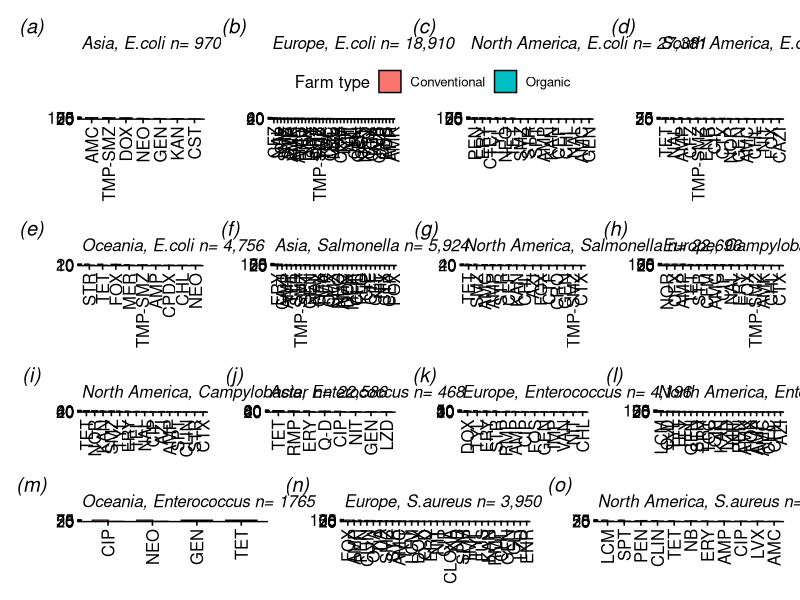
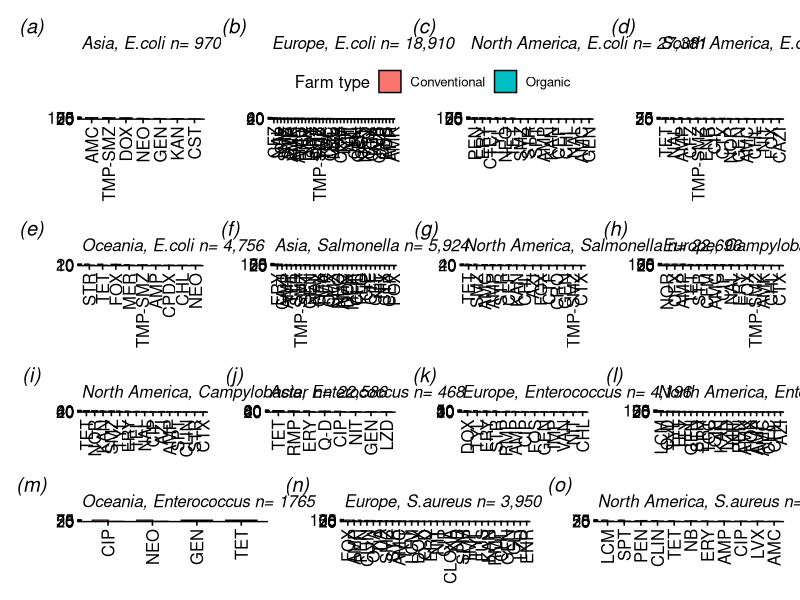

Generate these figures, in order, with R:
library(tidyverse)
library(ggplot2)
library(ggpubr)
library(patchwork)

#Load data
main_data <- read_csv("conv.csv")




data1 <- main_data%>%
  mutate(
    continent =
      ifelse(continent == "Oceania", 
             "New Zealand", continent
      )
  )





data1 <- main_data %>%
  group_by(country) %>%
  select("continent",
         "doi",
         "farm_type",
         "host",
         "antimicrobial_compound",
         "antimicrobial_class",
         "pathogen",
         "percent_resistant",
         "no_isolates_resistant",
         "no_isolates_susceptible",
         "no_isolates_intermidiate",
         "no_isolates" )

#changing percentage resistance into numeric class and rounding off  
data1$percent_resistant <- as.numeric(as.character
                                          (data1$percent_resistant))

data1$percent_resistant <- round(data1$percent_resistant, digits = 0)

data2 <- data1 %>%
  select("doi",
    "continent",
         "farm_type",
         "host",
         "antimicrobial_compound",
         "antimicrobial_class",
         "pathogen",
         "percent_resistant",
    "no_isolates_resistant",
    "no_isolates_susceptible",
    "no_isolates_intermidiate",
         "no_isolates" )



data3 <- data2 %>%select("continent",
                        "doi",
                         "farm_type",
                        "host",
                         "antimicrobial_compound",
                        "pathogen",
                         "percent_resistant", "no_isolates")%>%
filter(pathogen != "Arcanobacterium pyogenes", pathogen != "Corynebacterium bovis",
           pathogen != "Environmental streptococci")
 

#changing percentage resistance into numeric class and rounding off  
data3$percent_resistant <- as.numeric(as.character
                                      (data3$percent_resistant))

data3$percent_resistant <- round(data3$percent_resistant, digits = 0)
#####################################################################################

ecoli<- subset(data3, pathogen == "E.coli")
#create a function to return the number of resistant isolates
new.function1 <- function(x,y) {
  (x*y)/100}

ResIsoEcoli <- mapply(new.function1, ecoli$percent_resistant, ecoli$no_isolates)
ResIsoEcoli <- round(ResIsoEcoli, digits = 0)
AMR.tmp.ecoli <- cbind(ecoli, ResIsoEcoli)

#determine total NIsolates
EcoliNIsolates <- aggregate(no_isolates ~ doi + continent + farm_type + 
                             antimicrobial_compound + pathogen + percent_resistant+
                             ResIsoEcoli, data = AMR.tmp.ecoli, FUN = sum)


EcoliNIsolates$no_isolates <- sapply(EcoliNIsolates$no_isolates, function(x) sum(unlist(x)))

#aggregate all resistant isolates and all NIsolates by speciesag, compound and region
ecolires <- aggregate(ResIsoEcoli ~ antimicrobial_compound  + farm_type+
                       continent, 
                     data = AMR.tmp.ecoli, FUN = sum)
ecoliAll <- aggregate(no_isolates ~ antimicrobial_compound  + farm_type+
                       continent, 
                     data = AMR.tmp.ecoli, FUN = sum)
#and divide ResIso/NIsolates to return true mean
EcoliMean <- round((ecolires$ResIsoEcoli /ecoliAll$no_isolates)*100, digits = 0)
EcoliMeanDF <- as.data.frame(cbind(ecolires$antimicrobial_compound,
                                  ecolires$farm_type, ecolires$continent,
                                  EcoliMean, ecoliAll$no_isolates))
colnames(EcoliMeanDF) <- c("antimicrobial_compound","farm_type","continent",
                           "Mean","no_isolates")
EcoliMeanDF$Mean <- as.numeric(as.character(EcoliMeanDF$Mean))
EcoliMeanDF$no_isolates <- as.numeric(as.character(EcoliMeanDF$no_isolates))
#restrict display drug pairings where NIsolates > 10
EcoliMeanDF = EcoliMeanDF[which(EcoliMeanDF$no_isolates >= 10),]

# Compute the 95% CI of proportion where x = p_hat and y = n two tailed z = 1.96
CI.function <- function(x,y) {
  x + c(-1.96,1.96)*sqrt(x*(1-x)/y)}

#95% CI
CIecoli<- as.data.frame(t(mapply(CI.function, EcoliMeanDF$Mean/100, EcoliMeanDF$no_isolates)))
EcoliMeanDF <-cbind(EcoliMeanDF, round(CIecoli*100, digits = 0))
colnames(EcoliMeanDF) <- c("antimicrobial_compound", "farm_type","continent",
                         "Mean","no_isolates","CILow","CIHigh")
EcoliMeanDF$CILow[EcoliMeanDF$CILow < 0] = 0
EcoliMeanDF$CIHigh[EcoliMeanDF$CIHigh >100] = 100

##remove data with less than 1% resistance
EcoliMeanDF <- EcoliMeanDF%>%
  filter(Mean>1)




  
##Ecoli bars  

##Europe
europe.ecoli <- EcoliMeanDF %>%
  filter(continent == "Europe")

europe.ecoli<- europe.ecoli[order(-europe.ecoli$Mean), ]

europe.ecoli.plot <- ggbarplot(europe.ecoli, "antimicrobial_compound", "Mean", 
                               fill = "farm_type", position = position_dodge(0.7),
                               subtitle = "Europe, E.coli n= 18,910",
                               xlab = FALSE, ylab = FALSE,
                               legend.title = "Farm type",
                                font.subtitle = "italic")+
  rotate_x_text(90)+
  geom_linerange(aes(group = farm_type, ymax = CIHigh, ymin = CILow),
                 position = position_dodge(width = 0.7))





#Asia 
asia.ecoli <- EcoliMeanDF %>%
  filter(continent == "Asia")

##Ordering bar graphs in descending order
asia.ecoli<- asia.ecoli[order(-asia.ecoli$Mean), ]

asia.ecoli.plot <- ggbarplot(asia.ecoli, "antimicrobial_compound", "Mean", 
                             fill = "farm_type", position = position_dodge(0.7),
                             subtitle = "Asia, E.coli n= 970",
                             xlab = FALSE, ylab = FALSE,
                             legend.title = "Farm type",
                             font.subtitle = "italic")+
  rotate_x_text(90)+
  geom_linerange(aes(group = farm_type, ymax = CIHigh, ymin = CILow),
                 position = position_dodge(width = 0.7))




##North America

N.A.ecoli <- EcoliMeanDF %>%
  filter(continent == "North America")

N.A.ecoli<- N.A.ecoli[order(-N.A.ecoli$Mean), ]

N.A.ecoli.plot <- ggbarplot(N.A.ecoli, "antimicrobial_compound", "Mean", 
                            fill = "farm_type", position = position_dodge(0.7),
                            subtitle = "North America, E.coli n= 27,381",
                            xlab = FALSE, ylab = FALSE,
                            legend.title = "Farm type",
                             font.subtitle = "italic")+
  rotate_x_text(90)+
  geom_linerange(aes(group = farm_type, ymax = CIHigh, ymin = CILow),
                 position = position_dodge(width = 0.7))





#Oceania

oceania.ecoli <- EcoliMeanDF %>%
  filter(continent == "Oceania")

oceania.ecoli<- oceania.ecoli[order(-oceania.ecoli$Mean), ]

oceania.ecoli.plot <- ggbarplot(oceania.ecoli, "antimicrobial_compound", "Mean", 
                                fill = "farm_type", position = position_dodge(0.7),
                                subtitle = "Oceania, E.coli n= 4,756",
                                xlab = FALSE, ylab = FALSE,
                                legend.title = "Farm type", 
                               font.subtitle = "italic")+
  rotate_x_text(90)+
  geom_linerange(aes(group = farm_type, ymax = CIHigh, ymin = CILow),
                 position = position_dodge(width = 0.7))



#South america

S.A.ecoli <- EcoliMeanDF %>%
  filter(continent == "South America")

S.A.ecoli<- S.A.ecoli[order(-S.A.ecoli$Mean), ]

S.A.ecoli.plot <- ggbarplot(S.A.ecoli, "antimicrobial_compound", "Mean", 
                            fill = "farm_type", position = position_dodge(0.7),
                            subtitle = "South America, E.coli n= 2340",
                            xlab = FALSE, ylab = FALSE,
                            legend.title = "Farm type", 
                             font.subtitle = "italic")+
  rotate_x_text(90)+
  geom_linerange(aes(group = farm_type, ymax = CIHigh, ymin = CILow),
                 position = position_dodge(width = 0.7))







##Enterococcus data

entero<- subset(data3, pathogen == "Enterococcus")
#create a function to return the number of resistant isolates
new.function1 <- function(x,y) {
  (x*y)/100}

ResIsoEntero <- mapply(new.function1, entero$percent_resistant, entero$no_isolates)
ResIsoEntero <- round(ResIsoEntero, digits = 0)
AMR.tmp.entero <- cbind(entero, ResIsoEntero)

#determine total NIsolates
EnteroNIsolates <- aggregate(no_isolates ~ doi + continent + farm_type + 
                              antimicrobial_compound + pathogen + percent_resistant+
                              ResIsoEntero, data = AMR.tmp.entero, FUN = sum)


EnteroNIsolates$no_isolates <- sapply(EnteroNIsolates$no_isolates, function(x) sum(unlist(x)))

#aggregate all resistant isolates and all NIsolates by speciesag, compound and region
enterores <- aggregate(ResIsoEntero ~ antimicrobial_compound  + farm_type+
                        continent, 
                      data = AMR.tmp.entero, FUN = sum)
enteroAll <- aggregate(no_isolates ~ antimicrobial_compound  + farm_type+
                        continent, 
                      data = AMR.tmp.entero, FUN = sum)
#and divide ResIso/NIsolates to return true mean
EnteroMean <- round((enterores$ResIsoEntero /enteroAll$no_isolates)*100, digits = 0)
EnteroMeanDF <- as.data.frame(cbind(enterores$antimicrobial_compound,
                                   enterores$farm_type, enterores$continent,
                                   EnteroMean, enteroAll$no_isolates))
colnames(EnteroMeanDF) <- c("antimicrobial_compound","farm_type","continent",
                           "Mean","no_isolates")
EnteroMeanDF$Mean <- as.numeric(as.character(EnteroMeanDF$Mean))
EnteroMeanDF$no_isolates <- as.numeric(as.character(EnteroMeanDF$no_isolates))

#restrict display drug pairings where NIsolates > 10
EnteroMeanDF = EnteroMeanDF[which(EnteroMeanDF$no_isolates >= 10),]

# Compute the 95% CI of proportion where x = p_hat and y = n two tailed z = 1.96
CI.function <- function(x,y) {
  x + c(-1.96,1.96)*sqrt(x*(1-x)/y)}

#95% CI
CIentero<- as.data.frame(t(mapply(CI.function, EnteroMeanDF$Mean/100,
                                  EnteroMeanDF$no_isolates)))
EnteroMeanDF <-cbind(EnteroMeanDF, round(CIentero*100, digits = 0))

colnames(EnteroMeanDF) <- c("antimicrobial_compound", "farm_type","continent",
                           "Mean","no_isolates","CILow","CIHigh")

EnteroMeanDF$CILow[EnteroMeanDF$CILow < 0] = 0
EnteroMeanDF$CIHigh[EnteroMeanDF$CIHigh >100] = 100

##remove data with less than 1% resistance
EnteroMeanDF <- EnteroMeanDF%>%
  filter(Mean>1)

###Bar plots

##Asia enterococcus bar plot

asia.entero <- EnteroMeanDF %>%
  filter(continent == "Asia")

asia.entero<- asia.entero[order(-asia.entero$Mean), ]

asia.entero.plot <- ggbarplot(asia.entero, "antimicrobial_compound", "Mean", 
                              fill = "farm_type", 
                              position = position_dodge(0.7),
                              subtitle = "Asia, Enterococcus n= 468",
                              xlab = FALSE, ylab = FALSE,
                              legend.title = "Farm type",
                             font.subtitle = "italic")+
  rotate_x_text(90)+
  geom_linerange(aes(group = farm_type, ymax = CIHigh, ymin = CILow),
                 position = position_dodge(width = 0.7))





##Europe Enterococcus bar plot

europe.entero <- EnteroMeanDF %>%
  filter(continent == "Europe")

europe.entero<- europe.entero[order(-europe.entero$Mean), ]

europe.enterococcus.plot <- ggbarplot(europe.entero, "antimicrobial_compound",
                                      "Mean", 
                                      fill = "farm_type", position = position_dodge(0.7),
                                      subtitle = "Europe, Enterococcus n= 4,196",
                                      xlab = FALSE, ylab = FALSE,
                                      legend.title = "Farm type",
                                       font.subtitle = "italic")+
  rotate_x_text(90)+
  geom_linerange(aes(group = farm_type, ymax = CIHigh, ymin = CILow),
                 position = position_dodge(width = 0.7))






##North America, Enterococcus bar plot

N.A.entero <- EnteroMeanDF %>%
  filter(continent == "North America")

N.A.entero<- N.A.entero[order(-N.A.entero$Mean), ]


N.A.entero.plot <- ggbarplot(N.A.entero, "antimicrobial_compound", "Mean", 
                             fill = "farm_type", position = position_dodge(0.7),
                             subtitle = "North America, Enterococcus n= 4,746",
                             xlab = FALSE, ylab = FALSE,
                             legend.title = "Farm type", 
                            font.subtitle = "italic")+
  rotate_x_text(90)+
  geom_linerange(aes(group = farm_type, ymax = CIHigh, ymin = CILow),
                 position = position_dodge(width = 0.7))






##Oceania, Enterococcus bar plot

oceania.entero <- EnteroMeanDF %>%
  filter(continent == "Oceania",)

oceania.entero<- oceania.entero[order(-oceania.entero$Mean), ]

oceania.enterococcus.plot <- ggbarplot(oceania.entero, "antimicrobial_compound",
                                       "Mean", 
                                       fill = "farm_type", position = position_dodge(0.7),
                                       subtitle = "Oceania, Enterococcus n= 1765",
                                       xlab = FALSE, ylab = FALSE,
                                       legend.title = "Farm type",
                                       font.subtitle = "italic")+
  rotate_x_text(90)+
  geom_linerange(aes(group = farm_type, ymax = CIHigh, ymin = CILow),
                 position = position_dodge(width = 0.7))







##Listeria data

listeria<- subset(data3, pathogen == "Listeria")
#create a function to return the number of resistant isolates
new.function1 <- function(x,y) {
  (x*y)/100}

ResIsoListeria <- mapply(new.function1,listeria$percent_resistant,
                         listeria$no_isolates)

ResIsoListeria <- round(ResIsoListeria, digits = 0)
AMR.tmp.listeria <- cbind(listeria, ResIsoListeria)

#determine total NIsolates
ListeriaNIsolates <- aggregate(no_isolates ~ doi + continent + farm_type + 
                              antimicrobial_compound + pathogen + percent_resistant+
                              ResIsoListeria, data = AMR.tmp.listeria, FUN = sum)


ListeriaNIsolates$no_isolates <- sapply(ListeriaNIsolates$no_isolates, function(x) sum(unlist(x)))

#aggregate all resistant isolates and all NIsolates by  compound and region
listeriares <- aggregate(ResIsoListeria ~ antimicrobial_compound  + farm_type+
                        continent, 
                      data = AMR.tmp.listeria, FUN = sum)

listeriaAll <- aggregate(no_isolates ~ antimicrobial_compound  + farm_type+
                        continent, 
                      data = AMR.tmp.listeria, FUN = sum)
#and divide ResIso/NIsolates to return true mean
ListeriaMean <- round((listeriares$ResIsoListeria /listeriaAll$no_isolates)*100, digits = 0)
ListeriaMeanDF <- as.data.frame(cbind(listeriares$antimicrobial_compound,
                                   listeriares$farm_type, listeriares$continent,
                                   ListeriaMean, listeriaAll$no_isolates))

colnames(ListeriaMeanDF) <- c("antimicrobial_compound","farm_type","continent",
                           "Mean","no_isolates")

ListeriaMeanDF$Mean <- as.numeric(as.character(ListeriaMeanDF$Mean))
ListeriaMeanDF$no_isolates <- as.numeric(as.character(ListeriaMeanDF$no_isolates))

#restrict display drug pairings where NIsolates > 10
ListeriaMeanDF = ListeriaMeanDF[which(ListeriaMeanDF$no_isolates >= 10),]

# Compute the 95% CI of proportion where x = p_hat and y = n two tailed z = 1.96
CI.function <- function(x,y) {
  x + c(-1.96,1.96)*sqrt(x*(1-x)/y)}

#95% CI
CIlisteria<- as.data.frame(t(mapply(CI.function, ListeriaMeanDF$Mean/100,
                                    ListeriaMeanDF$no_isolates)))
ListeriaMeanDF <-cbind(ListeriaMeanDF, round(CIlisteria*100, digits = 0))
colnames(ListeriaMeanDF) <- c("antimicrobial_compound", "farm_type","continent",
                           "Mean","no_isolates","CILow","CIHigh")
ListeriaMeanDF$CILow[ListeriaMeanDF$CILow < 0] = 0
ListeriaMeanDF$CIHigh[ListeriaMeanDF$CIHigh >100] = 100

##remove data with less than 1% resistance
ListeriaMeanDF <- ListeriaMeanDF%>%
  filter(Mean>1)


#Listeria plots


##Asia listeria bar plot

asia.list <- ListeriaMeanDF %>%
  filter(continent == "Asia")

asia.list<- asia.list[order(-asia.list$Mean), ]

asia.listeria.plot <- ggbarplot(asia.list, "antimicrobial_compound",
                                "Mean", 
                                fill = "farm_type", position = position_dodge(0.7),
                                subtitle = "Asia, Listeria n= 480",
                                xlab = FALSE, ylab = FALSE,
                                legend.title = "Farm type",
                                font.subtitle = "italic")+
  rotate_x_text(90)+
  geom_linerange(aes(group = farm_type, ymax = CIHigh, ymin = CILow),
                 position = position_dodge(width = 0.7))






##Europe Listeria bar plot

europe.list <- ListeriaMeanDF %>%
  filter(continent == "Europe")

europe.list<- europe.list[order(-europe.list$Mean), ]

europe.listeria.plot <- ggbarplot(europe.list, "antimicrobial_compound", 
                                  "Mean", 
                                  fill = "farm_type", position = position_dodge(0.7),
                                  subtitle = "Europe, Listeria n= 32",
                                  xlab = FALSE, ylab = FALSE,
                                  legend.title = "Farm type", 
                                   font.subtitle = "italic")+
  rotate_x_text(90)+
  geom_linerange(aes(group = farm_type, ymax = CIHigh, ymin = CILow),
                 position = position_dodge(width = 0.7))




##Salmonella


sal<- subset(data3, pathogen == "Salmonella")
#create a function to return the number of resistant isolates
new.function1 <- function(x,y) {
  (x*y)/100}

ResIsoSal <- mapply(new.function1, sal$percent_resistant, sal$no_isolates)
ResIsoSal  <- round(ResIsoSal , digits = 0)
AMR.tmp.sal <- cbind(sal, ResIsoSal)

#determine total NIsolates
SalNIsolates <- aggregate(no_isolates ~ doi + continent + farm_type + 
                              antimicrobial_compound + pathogen + percent_resistant+
                            ResIsoSal, data = AMR.tmp.sal, FUN = sum)


SalNIsolates$no_isolates <- sapply(SalNIsolates$no_isolates, function(x) sum(unlist(x)))

#aggregate all resistant isolates and all NIsolates by speciesag, compound and region
salres <- aggregate(ResIsoSal ~ antimicrobial_compound  + farm_type+
                        continent, 
                      data = AMR.tmp.sal, FUN = sum)
salAll <- aggregate(no_isolates ~ antimicrobial_compound  + farm_type+
                        continent, 
                      data = AMR.tmp.sal, FUN = sum)
#and divide ResIso/NIsolates to return true mean
SalMean <- round((salres$ResIsoSal /salAll$no_isolates)*100, digits = 0)

SalMeanDF <- as.data.frame(cbind(salres$antimicrobial_compound,
                                   salres$farm_type, salres$continent,
                                   SalMean, salAll$no_isolates))
colnames(SalMeanDF) <- c("antimicrobial_compound","farm_type","continent",
                           "Mean","no_isolates")


SalMeanDF$Mean <- as.numeric(as.character(SalMeanDF$Mean))
SalMeanDF$no_isolates <- as.numeric(as.character(SalMeanDF$no_isolates))
#restrict display drug pairings where NIsolates > 10
SalMeanDF = SalMeanDF[which(SalMeanDF$no_isolates >= 10),]

# Compute the 95% CI of proportion where x = p_hat and y = n two tailed z = 1.96
CI.function <- function(x,y) {
  x + c(-1.96,1.96)*sqrt(x*(1-x)/y)}

#95% CI
CIsal<- as.data.frame(t(mapply(CI.function, SalMeanDF$Mean/100, 
                               SalMeanDF$no_isolates)))
SalMeanDF <-cbind(SalMeanDF, round(CIsal*100, digits = 0))

colnames(SalMeanDF) <- c("antimicrobial_compound", "farm_type","continent",
                           "Mean","no_isolates","CILow","CIHigh")

SalMeanDF$CILow[SalMeanDF$CILow < 0] = 0
SalMeanDF$CIHigh[SalMeanDF$CIHigh >100] = 100

##remove data with less than 1% resistance
SalMeanDF <- SalMeanDF%>%
  filter(Mean>1)



##Asia Salmonella bar plot

asia.sal <- SalMeanDF %>%
  filter(continent == "Asia")

asia.sal<- asia.sal[order(-asia.sal$Mean), ]

asia.salmonella.plot <- ggbarplot(asia.sal, "antimicrobial_compound",
                                  "Mean", 
                                  fill = "farm_type", position = position_dodge(0.7),
                                  subtitle = "Asia, Salmonella n= 5,924",
                                  xlab = FALSE, ylab = FALSE,
                                  legend.title = "Farm type",
                                 font.subtitle = "italic")+
  rotate_x_text(90)+
  geom_linerange(aes(group = farm_type, ymax = CIHigh, ymin = CILow),
                 position = position_dodge(width = 0.7))






##North America, Salmonella bar plot

N.A.sal <- SalMeanDF %>%
  filter(continent == "North America")

N.A.sal <- N.A.sal [order(-N.A.sal$Mean), ]

N.A.salmonella.plot <- ggbarplot(N.A.sal, "antimicrobial_compound", 
                                 "Mean", 
                                 fill = "farm_type", position = position_dodge(0.7),
                                 subtitle = "North America, Salmonella n= 22,696",
                                 xlab = FALSE, ylab = FALSE,
                                 legend.title = "Farm type", 
                                 font.subtitle = "italic")+
  rotate_x_text(90)+
  geom_linerange(aes(group = farm_type, ymax = CIHigh, ymin = CILow),
                 position = position_dodge(width = 0.7))






##Staphylocccus data


staph<- subset(data3, pathogen == "Staphylococcus")
#create a function to return the number of resistant isolates
new.function1 <- function(x,y) {
  (x*y)/100}

ResIsoStaphi <- mapply(new.function1, staph$percent_resistant, staph$no_isolates)
ResIsoStaphi <- round(ResIsoStaphi, digits = 0)
AMR.tmp.staph <- cbind(staph, ResIsoStaphi)

#determine total NIsolates
StaphNIsolates <- aggregate(no_isolates ~ doi + continent + farm_type + 
                              antimicrobial_compound + pathogen + percent_resistant+
                              ResIsoStaphi, data = AMR.tmp.staph, FUN = unique)


StaphNIsolates$no_isolates <- sapply(StaphNIsolates$no_isolates, function(x) sum(unlist(x)))

#aggregate all resistant isolates and all NIsolates by host compound and region
staphres <- aggregate(ResIsoStaphi ~ antimicrobial_compound  + farm_type+
                        continent, 
                      data = AMR.tmp.staph, FUN = sum)
staphAll <- aggregate(no_isolates ~ antimicrobial_compound  + farm_type+
                        continent, 
                      data = AMR.tmp.staph, FUN = sum)
#and divide ResIso/NIsolates to return true mean
StaphMean <- round((staphres$ResIsoStaphi /staphAll$no_isolates)*100, digits = 0)

StaphMeanDF <- as.data.frame(cbind(staphres$antimicrobial_compound,
                                  staphres$farm_type, staphres$continent,
                                   StaphMean, staphAll$no_isolates))

colnames(StaphMeanDF) <- c("antimicrobial_compound","farm_type","continent",
                           "Mean","no_isolates")
StaphMeanDF$Mean <- as.numeric(as.character(StaphMeanDF$Mean))
StaphMeanDF$no_isolates <- as.numeric(as.character(StaphMeanDF$no_isolates))


#restrict display drug pairings where NIsolates > 10
StaphMeanDF <- StaphMeanDF[which(StaphMeanDF$no_isolates >= 10),]

# Compute the 95% CI of proportion where x = p_hat and y = n two tailed z = 1.96
CI.function <- function(x,y) {
  x + c(-1.96,1.96)*sqrt(x*(1-x)/y)}

#95% CI
CIstaph<- as.data.frame(t(mapply(CI.function, StaphMeanDF$Mean/100, StaphMeanDF$no_isolates)))
StaphMeanDF <-cbind(StaphMeanDF, round(CIstaph*100, digits = 0))
colnames(StaphMeanDF) <- c("antimicrobial_compound", "farm_type","continent",
                           "Mean","no_isolates","CILow","CIHigh")
StaphMeanDF$CILow[StaphMeanDF$CILow < 0] = 0
StaphMeanDF$CIHigh[StaphMeanDF$CIHigh >100] = 100

##remove data with less than 1% resistance
StaphMeanDF <- StaphMeanDF%>%
  filter(Mean>1)


##Bar plots

##Asia Staphylococcus bar plot

asia.staph <- StaphMeanDF %>%
  filter(continent == "Asia")

asia.staph<- asia.staph[order(-asia.staph$Mean), ]


asia.Staphylococcus.plot <- ggbarplot(asia.staph, "antimicrobial_compound", "Mean", 
                                      fill = "farm_type", position = position_dodge(0.7),
                                      subtitle = "Asia, Staphylococcus n= 972",
                                      xlab = FALSE, ylab = FALSE,
                                      legend.title = "Farm type",
                                     font.subtitle = "italic")+
  rotate_x_text(90)+
  geom_linerange(aes(group = farm_type, ymax = CIHigh, ymin = CILow),
                 position = position_dodge(width = 0.7))








##North America, Staphylococcus bar plot

N.A.staphy <- StaphMeanDF %>%
  filter(continent == "North America")

N.A.staphy<- N.A.staphy[order(-N.A.staphy$Mean), ]

N.A.Staphylococcus.plot <- ggbarplot(N.A.staphy, "antimicrobial_compound", "Mean", 
                                     fill = "farm_type", position = position_dodge(0.7),
                                     subtitle = "North America, Staphylococcus n= 405",
                                     xlab = FALSE, ylab = FALSE,
                                     legend.title = "Farm type", 
                                    font.subtitle = "italic")+
  rotate_x_text(90)+
  geom_linerange(aes(group = farm_type, ymax = CIHigh, ymin = CILow),
                 position = position_dodge(width = 0.7))





##Campylobacter


campy<- subset(data3, pathogen == "Campylobacter")
#create a function to return the number of resistant isolates
new.function1 <- function(x,y) {
  (x*y)/100}

ResIsoCampy <- mapply(new.function1, campy$percent_resistant, campy$no_isolates)
ResIsoCampy  <- round(ResIsoCampy , digits = 0)
AMR.tmp.campy <- cbind(campy, ResIsoCampy)

#determine total NIsolates
CampyNIsolates <- aggregate(no_isolates ~ doi + continent + farm_type + 
                            antimicrobial_compound + pathogen + percent_resistant+
                            ResIsoCampy, data = AMR.tmp.campy, FUN = sum)


CampyNIsolates$no_isolates <- sapply(CampyNIsolates$no_isolates, function(x) sum(unlist(x)))

#aggregate all resistant isolates and all NIsolates by speciesag, compound and region
campyres <- aggregate(ResIsoCampy ~ antimicrobial_compound  + farm_type+
                      continent, 
                    data = AMR.tmp.campy, FUN = sum)
campyAll <- aggregate(no_isolates ~ antimicrobial_compound  + farm_type+
                      continent, 
                    data = AMR.tmp.campy, FUN = sum)
#and divide ResIso/NIsolates to return true mean
CampyMean <- round((campyres$ResIsoCampy /campyAll$no_isolates)*100, digits = 0)

CampyMeanDF <- as.data.frame(cbind(campyres$antimicrobial_compound,
                                campyres$farm_type, campyres$continent,
                                 CampyMean, campyAll$no_isolates))
colnames(CampyMeanDF) <- c("antimicrobial_compound","farm_type","continent",
                         "Mean","no_isolates")


CampyMeanDF$Mean <- as.numeric(as.character(CampyMeanDF$Mean))
CampyMeanDF$no_isolates <- as.numeric(as.character(CampyMeanDF$no_isolates))
#restrict display drug pairings where NIsolates > 10
CampyMeanDF = CampyMeanDF[which(CampyMeanDF$no_isolates >= 10),]

# Compute the 95% CI of proportion where x = p_hat and y = n two tailed z = 1.96
CI.function <- function(x,y) {
  x + c(-1.96,1.96)*sqrt(x*(1-x)/y)}

#95% CI
CIcampy<- as.data.frame(t(mapply(CI.function, CampyMeanDF$Mean/100, 
                               CampyMeanDF$no_isolates)))
CampyMeanDF <-cbind(CampyMeanDF, round(CIcampy*100, digits = 0))

colnames(CampyMeanDF) <- c("antimicrobial_compound", "farm_type","continent",
                         "Mean","no_isolates","CILow","CIHigh")

CampyMeanDF$CILow[CampyMeanDF$CILow < 0] = 0
CampyMeanDF$CIHigh[CampyMeanDF$CIHigh >100] = 100

##remove data with less than 1% resistance
CampyMeanDF <- CampyMeanDF%>%
  filter(Mean>1)



##Europe Campylobacter bar plot

europe.campy <- CampyMeanDF %>%
  filter(continent == "Europe")

europe.campy<- europe.campy[order(-europe.campy$Mean), ]

europe.Campylobacter.plot <- ggbarplot(europe.campy, "antimicrobial_compound", "Mean", 
                                       fill = "farm_type", position = position_dodge(0.7),
                                       subtitle = "Europe, Campylobacter n= 4966",
                                       xlab = FALSE, ylab = FALSE,
                                       legend.title = "Farm type",
                                      font.subtitle = "italic")+
  rotate_x_text(90)+
  geom_linerange(aes(group = farm_type, ymax = CIHigh, ymin = CILow),
                 position = position_dodge(width = 0.7))






##North America, campylobacter bar plot

N.A.campylobacter <- CampyMeanDF %>%
  filter(continent == "North America")

N.A.campylobacter<- N.A.campylobacter[order(-N.A.campylobacter$Mean), ]

N.A.campylobacter.plot <- ggbarplot(N.A.campylobacter, "antimicrobial_compound", "Mean", 
                                    fill = "farm_type", position = position_dodge(0.7),
                                    subtitle = "North America, Campylobacter n= 22,586",
                                    xlab = FALSE, ylab = FALSE,
                                    legend.title = "Farm type", 
                                    font.subtitle = "italic")+
  rotate_x_text(90)+
  geom_linerange(aes(group = farm_type, ymax = CIHigh, ymin = CILow),
                 position = position_dodge(width = 0.7))





##Methicillin-resistant staphylococcus aureus - MRSA

mrsa<- subset(data3, pathogen == "MRSA")
#create a function to return the number of resistant isolates
new.function1 <- function(x,y) {
  (x*y)/100}

ResIsoMrsa <- mapply(new.function1, mrsa$percent_resistant, mrsa$no_isolates)
ResIsoMrsa <- round(ResIsoMrsa, digits = 0)
AMR.tmp.mrsa <- cbind(mrsa, ResIsoMrsa)

#determine total NIsolates
MrsaNIsolates <- aggregate(no_isolates ~ doi + continent + farm_type + 
                              antimicrobial_compound + pathogen + percent_resistant+
                              ResIsoMrsa, data = AMR.tmp.mrsa, FUN = sum)


MrsaNIsolates$no_isolates <- sapply(MrsaNIsolates$no_isolates, function(x) sum(unlist(x)))

#aggregate all resistant isolates and all NIsolates by speciesag, compound and region
mrsares <- aggregate(ResIsoMrsa ~ antimicrobial_compound  + farm_type+
                        continent, 
                      data = AMR.tmp.mrsa, FUN = sum)
mrsaAll <- aggregate(no_isolates ~ antimicrobial_compound  + farm_type+
                        continent, 
                      data = AMR.tmp.mrsa, FUN = sum)
#and divide ResIso/NIsolates to return true mean
MrsaMean <- round((mrsares$ResIsoMrsa /mrsaAll$no_isolates)*100, digits = 0)

MrsaMeanDF <- as.data.frame(cbind(mrsares$antimicrobial_compound,
                                   mrsares$farm_type,mrsares$continent,
                                   MrsaMean, mrsaAll$no_isolates))

colnames(MrsaMeanDF) <- c("antimicrobial_compound","farm_type","continent",
                           "Mean","no_isolates")


MrsaMeanDF$Mean <- as.numeric(as.character(MrsaMeanDF$Mean))

MrsaMeanDF$no_isolates <- as.numeric(as.character(MrsaMeanDF$no_isolates))

#restrict display drug pairings where NIsolates > 10
MrsaMeanDF = MrsaMeanDF[which(MrsaMeanDF$no_isolates >= 10),]

# Compute the 95% CI of proportion where x = p_hat and y = n two tailed z = 1.96
CI.function <- function(x,y) {
  x + c(-1.96,1.96)*sqrt(x*(1-x)/y)}

#95% CI

CImrsa<- as.data.frame(t(mapply(CI.function, MrsaMeanDF$Mean/100,
                                    MrsaMeanDF$no_isolates)))

MrsaMeanDF <-cbind(MrsaMeanDF, round(CImrsa*100, digits = 0))
colnames(MrsaMeanDF) <- c("antimicrobial_compound", "farm_type","continent",
                           "Mean","no_isolates","CILow","CIHigh")

MrsaMeanDF$CILow[MrsaMeanDF$CILow < 0] = 0
MrsaMeanDF$CIHigh[MrsaMeanDF$CIHigh >100] = 100

##remove data with less than 1% resistance
MrsaMeanDF <- MrsaMeanDF%>%
  filter(Mean>1)



##Europe MRSA bar plot

europe.MRSA <- MrsaMeanDF %>%
  filter(continent == "Europe")

europe.MRSA<- europe.MRSA[order(-europe.MRSA$Mean), ]

europe.MRSA.plot <- ggbarplot(europe.MRSA, "antimicrobial_compound", 
                              "Mean", 
                              fill = "farm_type", position = position_dodge(0.7),
                              subtitle = "Europe, MRSA n= 2,933",
                              xlab = FALSE, ylab = FALSE,
                              legend.title = "Farm type", 
                              font.subtitle = "italic")+
  rotate_x_text(90)+
  geom_linerange(aes(group = farm_type, ymax = CIHigh, ymin = CILow),
                 position = position_dodge(width = 0.7))






##S.aureus
saureus<- subset(data3, pathogen == "S.aureus")
#create a function to return the number of resistant isolates
new.function1 <- function(x,y) {
  (x*y)/100}

ResIsoSaureus <- mapply(new.function1, saureus$percent_resistant, saureus$no_isolates)
ResIsoSaureus  <- round(ResIsoSaureus , digits = 0)
AMR.tmp.saureus <- cbind(saureus, ResIsoSaureus)

#determine total NIsolates
SaureusNIsolates <- aggregate(no_isolates ~ doi + continent + farm_type + 
                            antimicrobial_compound + pathogen + percent_resistant+
                            ResIsoSaureus, data = AMR.tmp.saureus, FUN = sum)


SaureusNIsolates$no_isolates <- sapply(SaureusNIsolates$no_isolates, function(x) sum(unlist(x)))

#aggregate all resistant isolates and all NIsolates by speciesag, compound and region
saureusres <- aggregate(ResIsoSaureus ~ antimicrobial_compound  + farm_type+
                      continent, 
                    data = AMR.tmp.saureus, FUN = sum)
saureusAll <- aggregate(no_isolates ~ antimicrobial_compound  + farm_type+
                      continent, 
                    data = AMR.tmp.saureus, FUN = sum)

#and divide ResIso/NIsolates to return true mean
SaureusMean <- round((saureusres$ResIsoSaureus /saureusAll$no_isolates)*100, 
                     digits = 0)

SaureusMeanDF <- as.data.frame(cbind(saureusres$antimicrobial_compound,
                                 saureusres$farm_type, saureusres$continent,
                                 SaureusMean, saureusAll$no_isolates))

colnames(SaureusMeanDF) <- c("antimicrobial_compound","farm_type","continent",
                         "Mean","no_isolates")


SaureusMeanDF$Mean <- as.numeric(as.character(SaureusMeanDF$Mean))
SaureusMeanDF$no_isolates <- as.numeric(as.character(SaureusMeanDF$no_isolates))
#restrict display drug pairings where NIsolates > 10
SaureusMeanDF <- SaureusMeanDF[which(SaureusMeanDF$no_isolates >= 10),]

# Compute the 95% CI of proportion where x = p_hat and y = n two tailed z = 1.96
CI.function <- function(x,y) {
  x + c(-1.96,1.96)*sqrt(x*(1-x)/y)}

#95% CI
CIsaureus<- as.data.frame(t(mapply(CI.function, SaureusMeanDF$Mean/100, 
                               SaureusMeanDF$no_isolates)))
SaureusMeanDF <-cbind(SaureusMeanDF, round(CIsaureus*100, digits = 0))

colnames(SaureusMeanDF) <- c("antimicrobial_compound", "farm_type","continent",
                         "Mean","no_isolates","CILow","CIHigh")

SaureusMeanDF$CILow[SaureusMeanDF$CILow < 0] = 0
SaureusMeanDF$CIHigh[SaureusMeanDF$CIHigh >100] = 100

##remove data with less than 1% resistance
SaureusMeanDF <- SaureusMeanDF%>%
  filter(Mean>1)



##Europe S.aureus bar plot

europe.saureus <- SaureusMeanDF %>%
  filter(continent == "Europe")

europe.saureus<- europe.saureus[order(-europe.saureus$Mean), ]

europe.s.aureus.plot <- ggbarplot(europe.saureus, "antimicrobial_compound", 
                                  "Mean", 
                                  fill = "farm_type", position = position_dodge(0.7),
                                  subtitle = "Europe, S.aureus n= 3,950",
                                  xlab = FALSE, ylab = FALSE,
                                  legend.title = "Farm type",
                                 font.subtitle = "italic")+
  rotate_x_text(90)+
  geom_linerange(aes(group = farm_type, ymax = CIHigh, ymin = CILow),
                 position = position_dodge(width = 0.7))





##North America, S.aureus bar plot

N.A.saureus <- SaureusMeanDF %>%
  filter(continent == "North America")

N.A.saureus<- N.A.saureus[order(-N.A.saureus$Mean), ]

N.A.saureus.plot <- ggbarplot(N.A.saureus, "antimicrobial_compound",
                              "Mean", 
                             fill = "farm_type", position = position_dodge(0.7),
                             subtitle = "North America, S.aureus n= 1,521",
                             xlab = FALSE, ylab = FALSE,
                             legend.title = "Farm type", 
                             font.subtitle = "italic")+
  rotate_x_text(90)+
  geom_linerange(aes(group = farm_type, ymax = CIHigh, ymin = CILow),
                 position = position_dodge(width = 0.7))





##Putting all plots together using patchwork

continent_plot1 <- (asia.ecoli.plot | europe.ecoli.plot | N.A.ecoli.plot | S.A.ecoli.plot) / 
                    (oceania.ecoli.plot | asia.salmonella.plot | N.A.salmonella.plot |europe.Campylobacter.plot)/
                    (N.A.campylobacter.plot | asia.entero.plot | europe.enterococcus.plot | N.A.entero.plot )/
                    (oceania.enterococcus.plot | europe.s.aureus.plot |N.A.saureus.plot)+
  plot_annotation(tag_levels = "a",
                  tag_prefix = "(",
                  tag_suffix = ")")+
  plot_layout(guides = "collect")&
  theme(plot.tag = element_text(face = "italic"),
        legend.position = "top")


continent_plot1

ggsave(filename = "continents.png",continent_plot1)


